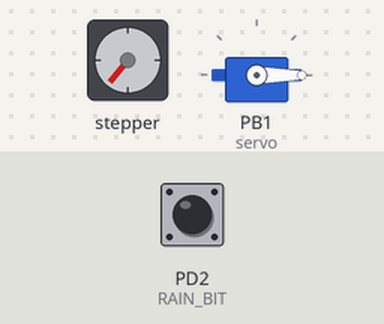
The program below on a simulated ATmega328P, built with avr-gcc and emulated at 16 MHz. Shown: stepper motor, servo. Wiring (inferred from the names in the program): stepper motor (2048 steps per turn assumed): coils PD4, PD5, PD6, PD7. Inputs (shaded band) come from the test bench; at power-on: PD2 (RAIN_BIT) HIGH. Servo pulses on a pin are drawn as a servo (544–2400 µs = 0–180°).

Above: at 5.8 s.
5.9 s: PD2 (RAIN_BIT) pulled LOW for 0.2 s
At 7.0 s:
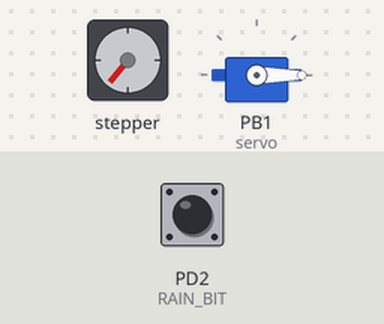
9.1 s: PD2 (RAIN_BIT) pulled LOW for 3.2 s
At 12.3 s:
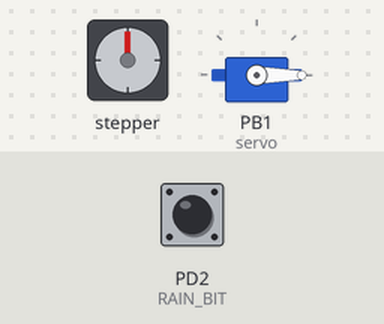
15.3 s: PD2 (RAIN_BIT) pulled LOW for 3.2 s
21.5 s: PD2 (RAIN_BIT) pulled LOW for 3.2 s
27.7 s: PD2 (RAIN_BIT) pulled LOW for 3.2 s
36.9 s: PD2 (RAIN_BIT) driven LOW
Timing chart, 0 to 46.2 s (numbered marks = the images above; inputs shaded):
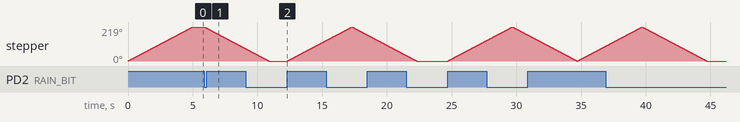

The program:

main.c
```c
#define F_CPU 16000000UL
#include <avr/io.h>
#include <util/delay.h>
#include <avr/interrupt.h>

#include "I2C.h"
#include "servo.h"

#define SLAVE_ADDR 0x14

// ===== Sensor lluvia digital (D2 = PD2) =====
#define RAIN_DDR   DDRD
#define RAIN_PORT  PORTD
#define RAIN_PINR  PIND
#define RAIN_BIT   PD2

static inline uint8_t Rain_Read(void)
{
    return (RAIN_PINR & (1 << RAIN_BIT)) ? 1 : 0;
}

// ===== ULN2003 IN1..IN4 -> D4..D7 =====
#define STEP_DDR   DDRD
#define STEP_PORT  PORTD

#define IN1 PD4
#define IN2 PD5
#define IN3 PD6
#define IN4 PD7

#define CMD_FWD  1
#define CMD_REV  0

volatile uint8_t stepper_cmd = 255;
volatile uint8_t tx_status = 0;

// Forward / Reverse (half-step)
static const uint8_t seq_fwd[8] = {
    (1<<IN1),
    (1<<IN1)|(1<<IN2),
    (1<<IN2),
    (1<<IN2)|(1<<IN3),
    (1<<IN3),
    (1<<IN3)|(1<<IN4),
    (1<<IN4),
    (1<<IN4)|(1<<IN1)
};

static const uint8_t seq_rev[8] = {
    (1<<IN1),
    (1<<IN4)|(1<<IN1),
    (1<<IN4),
    (1<<IN3)|(1<<IN4),
    (1<<IN3),
    (1<<IN2)|(1<<IN3),
    (1<<IN2),
    (1<<IN1)|(1<<IN2)
};

static inline void Stepper_Output(uint8_t pattern)
{
    STEP_PORT = (STEP_PORT & ~((1<<IN1)|(1<<IN2)|(1<<IN3)|(1<<IN4))) | pattern;
}

static inline void Stepper_Stop(void)
{
    STEP_PORT &= ~((1<<IN1)|(1<<IN2)|(1<<IN3)|(1<<IN4));
}

static void Stepper_Run_Time_ms(const uint8_t *seq, uint16_t total_ms)
{
    uint8_t i = 0;
    uint16_t elapsed = 0;

    while(elapsed < total_ms)
    {
        Stepper_Output(seq[i]);
        i = (i + 1) & 7;

        _delay_ms(2);   // velocidad
        elapsed += 2;
    }

    Stepper_Stop();
}

// ===== ISR I2C Slave =====
ISR(TWI_vect)
{
    uint8_t st = TWSR & 0xF8;

    switch(st)
    {
        // Maestro escribe (SLA+W)
        case 0x60:
        case 0x68:
            TWCR = (1<<TWINT)|(1<<TWEA)|(1<<TWEN)|(1<<TWIE);
            break;

        case 0x80:
        case 0x90:
        {
            uint8_t v = TWDR;
            if(v == CMD_FWD || v == CMD_REV) {
                stepper_cmd = v;  // ejecutar en loop
            }
            TWCR = (1<<TWINT)|(1<<TWEA)|(1<<TWEN)|(1<<TWIE);
            break;
        }

        // Maestro lee (SLA+R)
        case 0xA8:
        case 0xB0:
            TWDR = tx_status; // respondemos un byte (ej: lluvia)
            TWCR = (1<<TWINT)|(1<<TWEA)|(1<<TWEN)|(1<<TWIE);
            break;

        case 0xB8:
            TWDR = tx_status;
            TWCR = (1<<TWINT)|(1<<TWEA)|(1<<TWEN)|(1<<TWIE);
            break;

        default:
            TWCR = (1<<TWINT)|(1<<TWEA)|(1<<TWEN)|(1<<TWIE);
            break;
    }
}

int main(void)
{
    // Lluvia input + pull-up
    RAIN_DDR  &= ~(1 << RAIN_BIT);
    RAIN_PORT |=  (1 << RAIN_BIT);

    // Stepper outputs
    STEP_DDR |= (1<<IN1)|(1<<IN2)|(1<<IN3)|(1<<IN4);
    Stepper_Stop();

    // Servo init
    servo_init();
    servoCodo(0);

    // I2C slave
    I2C_Slave_Init(SLAVE_ADDR);
    sei();

    uint8_t last_rain = 255;

    while(1)
    {
        // ===== 1) Lluvia -> Servo (automático) =====
        uint8_t rain = Rain_Read();
        tx_status = rain;

        if(rain != last_rain)
        {

            if(rain) {
				stepper_cmd = 255;
				Stepper_Run_Time_ms(seq_fwd, 5000);

			}
            else{
				stepper_cmd = 255;
				Stepper_Run_Time_ms(seq_rev, 5000);

			}

            last_rain = rain;
        }

        // ===== 2) I2C -> Stepper (por comando) =====
        uint8_t cmd = stepper_cmd;

        if(cmd == CMD_FWD)
        {
			servoCodo(90);
        }
        else if(cmd == CMD_REV)
        {
			servoCodo(0);
        }

        _delay_ms(10);
    }
}
```

I2C.c
```c
#include "I2C.h"

#define I2C_TIMEOUT  60000UL

static uint8_t I2C_WaitTWINT(void)
{
	uint32_t t = I2C_TIMEOUT;
	while(!(TWCR & (1<<TWINT)))
	{
		if(--t == 0) return 0;
	}
	return 1;
}

// ===================== MASTER =====================

void I2C_Master_Init(unsigned long SCL_Clock, uint8_t Prescaler)
{
	// SDA/SCL como entrada
	DDRC &= ~((1<<DDC4) | (1<<DDC5));
	// Sin pull-ups internos (usa tus pull-ups externos)
	PORTC &= ~((1<<PORTC4) | (1<<PORTC5));

	// Prescaler
	switch(Prescaler){
		case 1:
		TWSR &= ~((1<<TWPS1)|(1<<TWPS0));
		break;
		case 4:
		TWSR = (TWSR & ~(1<<TWPS1)) | (1<<TWPS0);
		break;
		case 16:
		TWSR = (TWSR & ~(1<<TWPS0)) | (1<<TWPS1);
		break;
		case 64:
		TWSR |= (1<<TWPS1)|(1<<TWPS0);
		break;
		default:
		TWSR &= ~((1<<TWPS1)|(1<<TWPS0));
		Prescaler = 1;
		break;
	}

	// TWBR
	TWBR = (uint8_t)((((F_CPU / SCL_Clock) - 16UL) / 2UL) / Prescaler);

	// Enable TWI
	TWCR = (1<<TWEN);
}

uint8_t I2C_Master_Start(void)
{
	TWCR = (1<<TWINT)|(1<<TWSTA)|(1<<TWEN);

	if(!I2C_WaitTWINT()) return 0;

	uint8_t status = TWSR & 0xF8;
	return (status == 0x08); // START transmitted
}

uint8_t I2C_Master_RepeatedStart(void)
{
	TWCR = (1<<TWINT)|(1<<TWSTA)|(1<<TWEN);

	if(!I2C_WaitTWINT()) return 0;

	uint8_t status = TWSR & 0xF8;
	return (status == 0x10); // Repeated START transmitted
}

void I2C_Master_Stop(void)
{
	TWCR = (1<<TWINT)|(1<<TWEN)|(1<<TWSTO);


	uint32_t t = I2C_TIMEOUT;
	while((TWCR & (1<<TWSTO)) && --t);
}

uint8_t I2C_MasterWrite(uint8_t dato)
{
	TWDR = dato;
	TWCR = (1<<TWINT)|(1<<TWEN);

	if(!I2C_WaitTWINT()) return 0;

	uint8_t status = TWSR & 0xF8;

	// 0x18: SLA+W ACK, 0x28: DATA ACK, 0x40: SLA+R ACK
	if(status == 0x18 || status == 0x28 || status == 0x40) return 1;

	return 0;
}

uint8_t I2C_MasterRead(uint8_t *buffer, uint8_t ack)
{
	if(ack) TWCR = (1<<TWINT)|(1<<TWEN)|(1<<TWEA);
	else    TWCR = (1<<TWINT)|(1<<TWEN);

	if(!I2C_WaitTWINT()) return 0;

	uint8_t status = TWSR & 0xF8;

	// 0x50: DATA received, ACK returned
	// 0x58: DATA received, NACK returned
	if(ack && status != 0x50) return 0;
	if(!ack && status != 0x58) return 0;

	*buffer = TWDR;
	return 1;
}

// ===================== SLAVE =====================


void I2C_Slave_Init(uint8_t address)
{
	DDRC &= ~((1<<DDC4) | (1<<DDC5));
	PORTC &= ~((1<<PORTC4) | (1<<PORTC5));

	TWAR = (address << 1); // 7-bit addr

	// Enable TWI, ACK, interrupt, clear TWINT
	TWCR = (1<<TWEN) | (1<<TWEA) | (1<<TWIE) | (1<<TWINT);
}
```

I2C.h
```c
#ifndef I2C_H_
#define I2C_H_

#ifndef F_CPU
#define F_CPU 16000000UL
#endif

#include <avr/io.h>
#include <stdint.h>

// ===== MASTER =====
void    I2C_Master_Init(unsigned long SCL_Clock, uint8_t Prescaler);
uint8_t I2C_Master_Start(void);
uint8_t I2C_Master_RepeatedStart(void);
void    I2C_Master_Stop(void);
uint8_t I2C_MasterWrite(uint8_t dato);
uint8_t I2C_MasterRead(uint8_t *buffer, uint8_t ack);

// ===== SLAVE =====
void I2C_Slave_Init(uint8_t address);

#endif
```

Servo.c
```c
/*
 * Servo.c
 *
 * Created: 17/02/2026 17:18:15
 *  Author: Usuario
 */
#include "servo.h"
#define F_CPU 16000000UL
#include <avr/io.h>

void servo_init() {
	// Configurar PB1 (OC1A) como salida para el  servo
	DDRB |= (1 << DDB1);

	// Modo Fast PWM con ICR1 como TOP
	TCCR1A = (1 << COM1A1) | (1 << WGM11);
	TCCR1B = (1 << WGM13) | (1 << WGM12) | (1 << CS11); // Prescaler de 8


	ICR1 = 39999;
}

void servoCodo(float angle1) {
	if(angle1 > 180) angle1 = 180;
	if(angle1 < 0) angle1 = 0;

	OCR1A = 1000 + (uint16_t)((angle1 / 180.0) * 4000);
}
```

servo.h
```c
/*
 * servo.h
 *
 * Created: 17/02/2026 17:18:33
 *  Author: Usuario
 */


#ifndef SERVO_H_
#define SERVO_H_

void servo_init();
void servoCodo(float angle1);


#endif /* SERVO_H_ */
```

Measured:
- after the input at 5.9 s, stepper: keeps turning counter-clockwise at about 44°/s, starting at once
- by itself, stepper: turns 219° clockwise in 5.0 s
